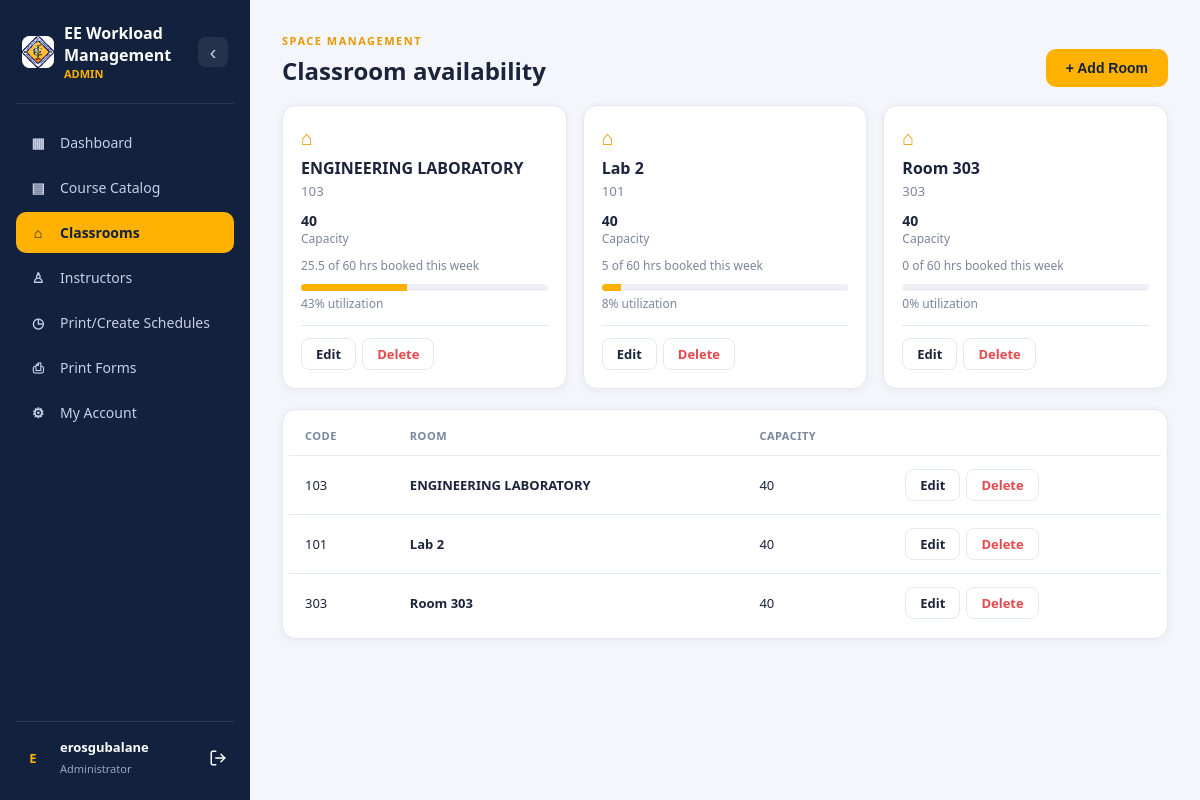
Screenshot of /admin/classrooms.php (signed in) with the database file from the repository.
### tables this page shows
CREATE TABLE `rooms` (
  `room_id` int(11) NOT NULL,
  `room_code` varchar(100) NOT NULL,
  `room_name` varchar(50) NOT NULL,
  `capacity` int(11) DEFAULT NULL
);

### includes/ui.php (called while the page is built, shortened)
<?php
if (!function_exists('h')) {
    function h($v) { return htmlspecialchars((string)$v, ENT_QUOTES, 'UTF-8'); }
}

### admin/classrooms.php (the view, shortened to what this page needs)
<?php
require '../includes/ui.php';
$db = new database();
$conn = $db->connect();
require '../includes/header.php';
$sql = "SELECT r.*,
               COALESCE(SUM(TIME_TO_SEC(TIMEDIFF(s.end_time, s.start_time))) / 3600, 0) AS booked_hours
        FROM rooms r
        LEFT JOIN schedules s ON s.room_id = r.room_id
        GROUP BY r.room_id
        ORDER BY r.room_name";
$rooms = $conn->query($sql)->fetch_all(MYSQLI_ASSOC);
function roomButtons(array $r): string {
    $id = (int)$r['room_id'];
    return '<div class="btn-pair">'
        . '<a href="?edit=' . $id . '" class="outline-btn js-edit-room" data-id="' . $id . '" data-code="' . h($r['room_code']) . '" data-name="' . h($r['room_name']) . '" data-capacity="' . h($r['capacity']) . '">Edit</a>'
        . '<form method="post" data-confirm="Delete ' . h($r['room_name']) . '? This can\'t be undone.">'
        . csrf_field() . '<input type="hidden" name="action" value="delete_room"><input type="hidden" name="room_id" value="' . $id . '">'
        . '<button type="submit" class="outline-btn danger">Delete</button></form></div>';
}
?>
<link rel="stylesheet" href="../assets/ui.css">
<section class="page-section">
<div class="section-heading">
    <div><span class="eyebrow">SPACE MANAGEMENT</span><h2>Classroom availability</h2></div>
    <button class="primary-btn" id="openAddRoom" type="button">+ Add Room</button>
</div>
<div class="room-grid">
<?php foreach($rooms as $r):
    $percent = min(100, round(($r['booked_hours'] / AVAILABLE_HOURS_PER_WEEK) * 100));
?>
<div class="room-card">
    <div class="room-icon">⌂</div>
    <div class="room-head">
        <div><h3><?=h($r['room_name'])?></h3><small><?=h($r['room_code'])?></small></div>
    </div>
    <div class="room-numbers">
        <span><b><?=h($r['capacity'])?></b> Capacity</span>
    </div>
    <div class="room-numbers">
        <span><?= round($r['booked_hours'], 1) ?> of <?= AVAILABLE_HOURS_PER_WEEK ?> hrs booked this week</span>
    </div>
    <div class="progress wide"><span data-width="<?= $percent ?>"></span></div>
    <small class="muted"><?= $percent ?>% utilization</small>
    <div class="card-actions"><?= roomButtons($r) ?></div>
</div>
<?php endforeach;?>
</div>
<div class="table-card">
<table>
<thead><tr><th>CODE</th><th>ROOM</th><th>CAPACITY</th><th></th></tr></thead>
<tbody>
<?php foreach($rooms as $r): ?>
<tr>
    <td><?=h($r['room_code'])?></td>
    <td><strong><?=h($r['room_name'])?></strong></td>
    <td><?=h($r['capacity'])?></td>
    <td><?= roomButtons($r) ?></td>
</tr>
<?php endforeach;?>
</tbody>
</table>
</div>
</section>
<?php require '../includes/footer.php'; ?>

### assets/style.css (style rules this page uses)
:root { --navy:#12213d; --navy-2:#1b2a4a; --amber:#ffb100; --amber-dark:#e69900; --bg:#f4f6fb; --card:#ffffff; --border:#e4e8f1; --text:#1c243b; --muted:#7b869c; --green:#1fa971; --green-bg:#e6f7ef; --red:#e5484d; --red-bg:#fdecec; --radius:14px; --shadow:0 2px 10px rgba(20,30,60,.06); }
* { box-sizing:border-box }
body { margin:0;font-family:'Segoe UI',Roboto,Arial,sans-serif;background:var(--bg);color:var(--text);opacity:0;animation:pageFadeIn .45s ease forwards }
a { text-decoration:none;color:inherit }
.page-section { animation:fadeInUp .45s ease both }
.section-heading, .enrollment-head, .schedule-tools, .printable-schedule, .enroll-form-card { animation:fadeInUp .45s ease both }
.page-section { margin-bottom:28px }
.section-heading { display:flex;justify-content:space-between;align-items:flex-end;margin-bottom:18px;flex-wrap:wrap;gap:10px }
.eyebrow { font-size:11px;letter-spacing:1.5px;color:var(--amber-dark);font-weight:700 }
.section-heading h2 { margin:4px 0 0;font-size:24px }
.primary-btn { background:var(--amber);color:var(--navy);border:none;padding:11px 20px;border-radius:10px;font-weight:700;cursor:pointer;display:inline-flex;align-items:center;gap:8px;font-size:14px;transition:background-color .2s ease,transform .15s ease,box-shadow .2s ease }
.outline-btn { background:transparent;border:1.5px solid var(--border);color:var(--text);padding:8px 14px;border-radius:9px;font-weight:600;cursor:pointer;font-size:13px;transition:border-color .2s ease,transform .15s ease,background-color .2s ease }
.room-grid { display:grid;grid-template-columns:repeat(3,1fr);gap:16px;margin-bottom:20px }
.room-card { background:var(--card);border:1px solid var(--border);border-radius:var(--radius);padding:18px;box-shadow:var(--shadow);transition:transform .2s ease,box-shadow .2s ease;animation:fadeInUp .45s ease both }
.room-grid .room-card:nth-child(1) { animation-delay:.03s }
.room-grid .room-card:nth-child(2) { animation-delay:.06s }
.room-grid .room-card:nth-child(3) { animation-delay:.09s }
.room-icon { font-size:20px;color:var(--amber-dark);margin-bottom:6px }
.room-head { display:flex;justify-content:space-between;align-items:flex-start;margin-bottom:10px }
.room-head h3 { margin:0;font-size:16px }
.room-head small { color:var(--muted) }
.room-numbers { display:flex;justify-content:space-between;font-size:12px;color:var(--muted);margin-bottom:10px }
.room-numbers b { color:var(--text);font-size:14px;display:block }
.progress.wide { background:#eef0f6;border-radius:20px;height:7px;overflow:hidden }
.progress.wide span { display:block;height:100%;background:var(--amber);width:0;transition:width 1.1s cubic-bezier(.22,.9,.35,1) }
.muted { color:var(--muted);font-size:12px }
.table-card { background:var(--card);border:1px solid var(--border);border-radius:var(--radius);padding:6px;box-shadow:var(--shadow);overflow-x:auto }
table { width:100%;border-collapse:collapse;font-size:13px }
th { text-align:left;color:var(--muted);font-size:11px;letter-spacing:.5px;padding:12px 16px;border-bottom:1px solid var(--border) }
td { padding:13px 16px;border-bottom:1px solid var(--border) }
tr:last-child td { border-bottom:none }

### rows the page displays
rooms: room_name "ENGINEERING LABORATORY", room_code "103", capacity "40", booked_hours "25.5", percent "43"
rooms: room_name "Lab 2", room_code "101", capacity "40", booked_hours "5", percent "8"
rooms: room_name "Room 303", room_code "303", capacity "40", booked_hours "0", percent "0"

### other values shown
mb_substr($adminName, 0, 1) "E"
$adminName "erosgubalane"
